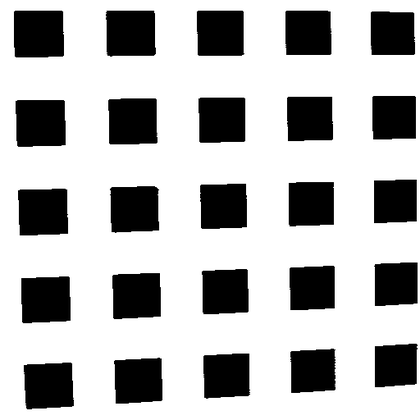
%> input picture Matlab/VPC/T4_Eduardo_Rodrigues_PL1/imagens/A1.bmp, 420 x 420 px, shrunk from 512 x 512 before the run
$ octave parte_1.m   (GNU Octave 9; MATLAB toolbox functions it lacks are replaced by stand-ins)
%> lines starting %> are read from the running program, lines starting %| are printed output that depends on the picture; in (x1, y1, x2, y2) boxes, pixels count from 0 and x2, y2 are one past the last pixel; in counts of white or black regions, pixels touching at a corner belong together; the program's own positions count from 1
%> further down, Image is the input picture: size 420x420 uint8; min 0, max 255, mean 181.9
### Matlab/VPC/T4_Eduardo_Rodrigues_PL1/findCameraParams.m
function [ Params ] = findCameraParams( Image, Points )
%> called with Points = 'A1_2.pts'
%UNTITLED2 Summary of this function goes here
%   Detailed explanation goes here

    ImgSize = size(Image);
%> ImgSize = [420 420]
    ImgDim = size(ImgSize);
%> ImgDim = [1 2]

    if ImgDim == 3
        gray = rgb2gray(Image);
    else
        gray = Image;
    end

    if(max(max(gray)) > 1)
        BW = gray./255;
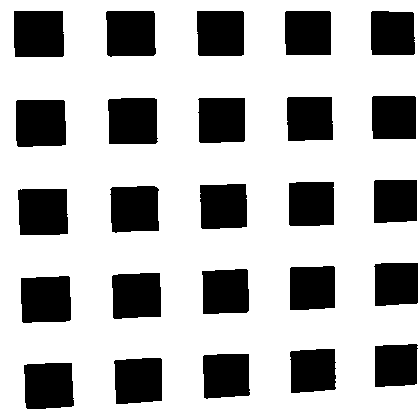
%> BW: size 420x420 uint8; values 0 (black) and 1 (white), 71.3% white; 25 black regions, largest, box (x1, y1, x2, y2) and area: (16, 100, 66, 147) 2283, (14, 11, 64, 57) 2268, (18, 189, 68, 235) 2217
    else
        BW = gray;
    end

    [LSorted, ~] = Corner_Detect(BW, 5, 30, 1);
    detectedPoints = [LSorted(:,2) LSorted(:,1)];
    filePoints = fileread(Points);


end

### Matlab/VPC/T4_Eduardo_Rodrigues_PL1/Corner_Detect.m
function [LSorted, eigVectorsSorted] = Corner_Detect(Image, window, MinEigValue, tableClean)
%> called with window = 5, MinEigValue = 30, tableClean = 1

    neighbour = floor(window/2);
    MAX_DIST = sqrt((neighbour^2)*2);

    ImgSize = size(Image);
%> ImgSize = [420 420]
    ImgDim = size(ImgSize);
%> ImgDim = [1 2]

    % Convert to grayscale if Image is rgb
    if ImgDim(2) == 3
        gray = rgb2gray(Image);
    else
        gray = Image;
    end

    DetectionArea = (ImgSize(1)-neighbour)*(ImgSize(2)-neighbour);
%> DetectionArea = 174724
    L = zeros(DetectionArea,3);
    eigVectors = zeros(DetectionArea,2);
    Q = zeros(window, window,2);

    % X, Y gradient with Sober mask
    [Gx, Gy] = imgradientxy(gray, 'sobel');
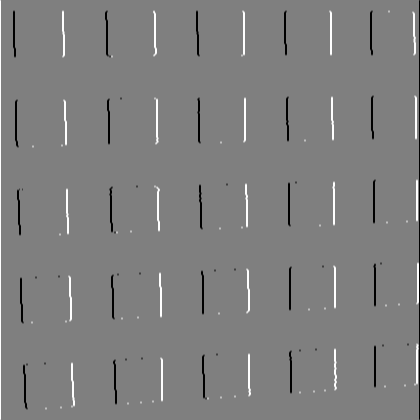
%> Gx: size 420x420 double; min -4, max 4, mean 0; drawn with min black and max white
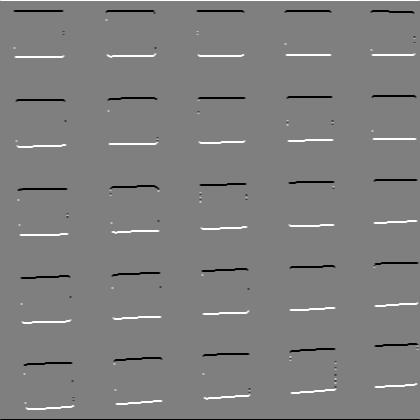
%> Gy: size 420x420 double; min -4, max 4, mean 0; mean of the top-left, top-right, bottom-left and bottom-right quarters 0.000159, -0.00365, -0.000159, 0.00365; drawn with min black and max white

    detected = 1;
    for i = (1+neighbour):ImgSize(1)-neighbour
        for j = (1+neighbour):ImgSize(2)-neighbour
            Q(:,:,1) = Gx(i-neighbour:i+neighbour,j-neighbour:j+neighbour);
            Q(:,:,2) = Gy(i-neighbour:i+neighbour,j-neighbour:j+neighbour);

            somatorio(1) = sum(sum(Q(:,:,1).^2));
            somatorio(2) = sum(sum(Q(:,:,1).*Q(:,:,2)));
            somatorio(3) = sum(sum(Q(:,:,2).^2));

            C = [somatorio(1) somatorio(2);
                 somatorio(2) somatorio(3)];

            [eigVectorsAux,eigDiag] = eig(C);
            [lambda,ind] = min(diag(eigDiag));

            % keeps all eig values detected
            L(detected,:) = [i j lambda];
            % eigVector associated with eigValue lambda
            eigVectors(detected,:) = eigVectorsAux(:,ind);
            detected = detected + 1;

        end
    end
%> after the loop, detected = 173057; somatorio = [73 9 73]

    % order elements
    [~,idx] = sort(L(:,3),'descend');
    LSorted = L(idx,:);
    eigVectorsSorted = eigVectors(idx,:);

    % cut elemnts under MinEigValue
    wantedElements = LSorted(:,3) >= MinEigValue;
%> wantedElements = 174724 logical values, 1164 true
    LSorted = LSorted(wantedElements, :);
%> LSorted = 1164 rows, first 12: [273 204 108.8; 13 16 100; 13 62 100; 13 199 100; 54 288 100; 54 330 100; 54 374 100; 56 17 100; 99 331 100; 100 244 100; 138 375 100; 138 415 100]
    eigVectorsSorted = eigVectorsSorted(wantedElements,:);
%> eigVectorsSorted = 1164 rows, first 12: [-0.957 0.29; -0.707 0.707; -0.707 -0.707; -0.707 0.707; -0.707 -0.707; -0.707 0.707; -0.707 -0.707; -0.707 -0.707; -0.707 -0.707; -0.707 -0.707; -0.707 -0.707; -0.707 0.707]

    if tableClean == 1
        i = 1;
        while i < size(LSorted,1)
            x = LSorted(i,1);
            y = LSorted(i,2);

            j = i + 1;
            while j < size(LSorted,1)
                if pdist2([x y], [LSorted(j,1) LSorted(j,2)]) <= MAX_DIST
                    LSorted(j,:) = [];
                    eigVectorsSorted(j,:) = [];
                else
                    j = j + 1;
                end
            end
            i = i + 1;
        end
    end
end

### Matlab/VPC/T4_Eduardo_Rodrigues_PL1/parte_1.m
%% Parte 1 trabalho laboratorial 4
clear all; close all; clc;

Image = imread('A1.bmp');
PointsFile = 'A1_2.pts';

%> (the run ends here)
